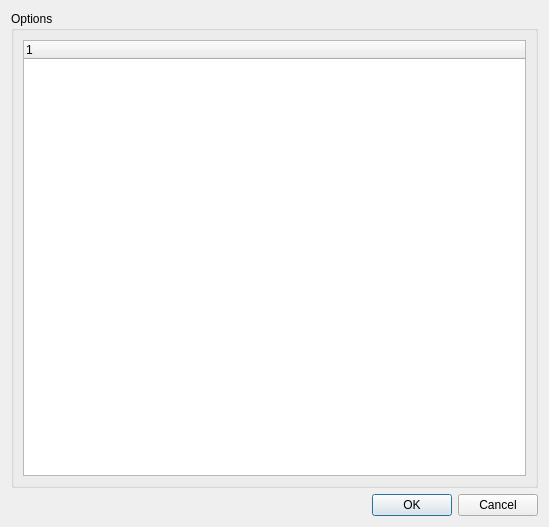
<ui version="4.0" >
 <class>OptionsDialog</class>
 <widget class="QDialog" name="OptionsDialog" >
  <property name="geometry" >
   <rect>
    <x>0</x>
    <y>0</y>
    <width>549</width>
    <height>527</height>
   </rect>
  </property>
  <property name="windowTitle" >
   <string>Dialog</string>
  </property>
  <layout class="QVBoxLayout" >
   <item>
    <widget class="QGroupBox" name="groupBox" >
     <property name="title" >
      <string>Options</string>
     </property>
     <layout class="QVBoxLayout" >
      <item>
       <widget class="QTreeWidget" name="_optionsTreeWidget" >
        <property name="alternatingRowColors" >
         <bool>true</bool>
        </property>
        <column>
         <property name="text" >
          <string>1</string>
         </property>
        </column>
       </widget>
      </item>
     </layout>
    </widget>
   </item>
   <item>
    <widget class="QDialogButtonBox" name="buttonBox" >
     <property name="orientation" >
      <enum>Qt::Horizontal</enum>
     </property>
     <property name="standardButtons" >
      <set>QDialogButtonBox::Cancel|QDialogButtonBox::NoButton|QDialogButtonBox::Ok</set>
     </property>
    </widget>
   </item>
  </layout>
 </widget>
 <resources/>
 <connections>
  <connection>
   <sender>buttonBox</sender>
   <signal>accepted()</signal>
   <receiver>OptionsDialog</receiver>
   <slot>accept()</slot>
   <hints>
    <hint type="sourcelabel" >
     <x>248</x>
     <y>254</y>
    </hint>
    <hint type="destinationlabel" >
     <x>157</x>
     <y>274</y>
    </hint>
   </hints>
  </connection>
  <connection>
   <sender>buttonBox</sender>
   <signal>rejected()</signal>
   <receiver>OptionsDialog</receiver>
   <slot>reject()</slot>
   <hints>
    <hint type="sourcelabel" >
     <x>316</x>
     <y>260</y>
    </hint>
    <hint type="destinationlabel" >
     <x>286</x>
     <y>274</y>
    </hint>
   </hints>
  </connection>
 </connections>
</ui>
